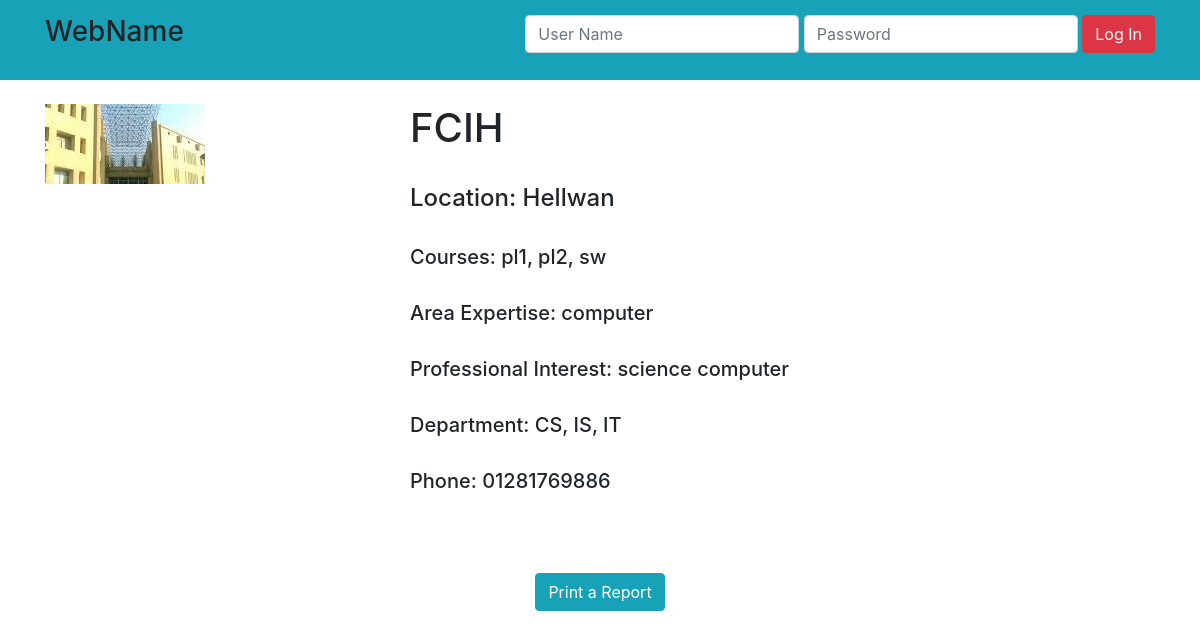
Page /Controller/faculty/home.php?id=12 on the committed database.
### tables this page shows
CREATE TABLE `faculty` (
  `id` int(11) NOT NULL,
  `name` varchar(150) NOT NULL,
  `department` varchar(150) NOT NULL,
  `course` varchar(150) NOT NULL,
  `area_expertise` varchar(150) NOT NULL,
  `professional_interest` varchar(150) NOT NULL,
  `phone` varchar(150) NOT NULL,
  `location` varchar(150) NOT NULL,
  `img` varchar(150) NOT NULL
);

### model/connect.php (called while the page is built, shortened)
<?php
class Database {
    public function connect(){
        $conn = mysqli_connect('localhost' , 'root' , '' , 'test');
        return $conn;
    }
   public function search_faculty_by_id($id){
       $conn = $this->connect();
       $sql = "SELECT * FROM faculty WHERE id = '$id'";
       $res = mysqli_query($conn,$sql);
       return mysqli_fetch_object($res);
   }
}
?>

### Controller/faculty/class_faculty.php (called while the page is built, shortened)
<?php
class faculty {
    public function search_faculty_by_id($id){
        include_once '../../model/connect.php';
        $db = new Database();
        return $db->search_faculty_by_id($id);
    }
}
?>

### Controller/faculty/home.php (the view, shortened to what this page needs)
<!DOCTYPE html>
<html lang="en" dir="ltr">
    <head>
        <link rel="stylesheet" href="../../view/css/bootstrap.min.css">
    </head>
    <body>
        <?php
        include_once '../../model/connect.php';
        include_once 'class_faculty.php';
        $fac1 = new faculty();
        $fac = $fac1->search_faculty_by_id($_GET['id']);
        echo "<br>";
        ?>
        <div class="container">
            <div class="row">
                <div class="col-lg-4">
                    <img src='../admin/<?php echo $fac->img ?>' height='80' width='160'>
                </div>
                <div class="col-lg-8">
                    <div class="row">
                        <h1><?php echo "$fac->name"; ?></h1>
                    </div>
                    <br>
                    <div class="row">
                        <h4>Location: <?php echo "$fac->location"; ?></h4>
                    </div> <br>
                    <div class="row">
                        <h5>Courses: <?php echo "$fac->course"; ?></h5>
                    </div> <br>
                    <div class="row">
                        <h5>Area Expertise: <?php echo "$fac->area_expertise"; ?></h5>
                    </div> <br>
                    <div class="row">
                        <h5>Professional Interest: <?php echo "$fac->professional_interest"; ?></h5>
                    </div> <br>
                    <div class="row">
                        <h5>Department: <?php echo "$fac->department"; ?></h5>
                    </div> <br>
                    <div class="row">
                        <h5>Phone: <?php echo "$fac->phone"; ?></h5>
                    </div> <br>
                </div>
            </div>
            <br><br>
            <div class="text-center">
                <form method="POST">
                    <button type="submit" name="button_print" class="btn btn-info">Print a Report</button>
                </form>
            </div>
        </div>
    </body>
</html>

### rows in the picture
faculty: img (picture), name "FCIH", location "Hellwan", course "pl1, pl2, sw", area_expertise "computer", professional_interest "science computer", department "CS, IS, IT", phone "01281769886"
